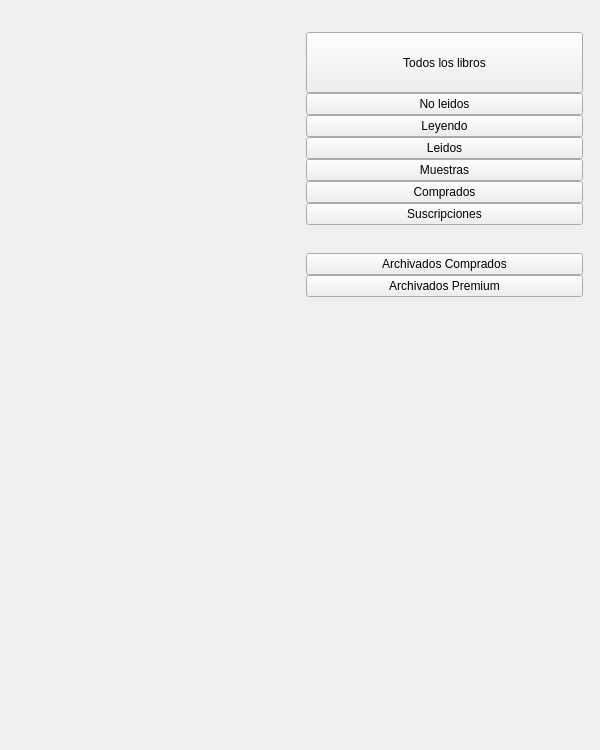
<?xml version="1.0" encoding="UTF-8"?>
<ui version="4.0">
 <class>LibraryBooksSubFilterLayer</class>
 <widget class="QWidget" name="LibraryBooksSubFilterLayer">
  <property name="geometry">
   <rect>
    <x>0</x>
    <y>0</y>
    <width>600</width>
    <height>750</height>
   </rect>
  </property>
  <property name="minimumSize">
   <size>
    <width>600</width>
    <height>750</height>
   </size>
  </property>
  <property name="maximumSize">
   <size>
    <width>600</width>
    <height>750</height>
   </size>
  </property>
  <property name="windowTitle">
   <string>Form</string>
  </property>
  <property name="styleSheet">
   <string notr="true"/>
  </property>
  <layout class="QVBoxLayout" name="verticalLayout_2">
   <property name="spacing">
    <number>0</number>
   </property>
   <property name="margin">
    <number>0</number>
   </property>
   <item>
    <widget class="QLabel" name="spacerTop">
     <property name="text">
      <string/>
     </property>
    </widget>
   </item>
   <item>
    <widget class="QWidget" name="HorizontalCont" native="true">
     <property name="minimumSize">
      <size>
       <width>0</width>
       <height>0</height>
      </size>
     </property>
     <property name="maximumSize">
      <size>
       <width>16777215</width>
       <height>1024</height>
      </size>
     </property>
     <layout class="QHBoxLayout" name="HorizontalContss">
      <property name="spacing">
       <number>0</number>
      </property>
      <property name="leftMargin">
       <number>1</number>
      </property>
      <property name="rightMargin">
       <number>1</number>
      </property>
      <property name="bottomMargin">
       <number>1</number>
      </property>
      <item>
       <spacer name="horizontalSpacer">
        <property name="orientation">
         <enum>Qt::Horizontal</enum>
        </property>
        <property name="sizeHint" stdset="0">
         <size>
          <width>40</width>
          <height>20</height>
         </size>
        </property>
       </spacer>
      </item>
      <item>
       <widget class="QWidget" name="LibraryBooksFilterLayerCont" native="true">
        <property name="sizePolicy">
         <sizepolicy hsizetype="Expanding" vsizetype="Minimum">
          <horstretch>0</horstretch>
          <verstretch>0</verstretch>
         </sizepolicy>
        </property>
        <property name="maximumSize">
         <size>
          <width>382</width>
          <height>800</height>
         </size>
        </property>
        <property name="styleSheet">
         <string notr="true"/>
        </property>
        <layout class="QVBoxLayout" name="verticalLayout_4">
         <property name="spacing">
          <number>0</number>
         </property>
         <property name="bottomMargin">
          <number>1</number>
         </property>
         <item>
          <widget class="QWidget" name="arrowCont" native="true">
           <property name="maximumSize">
            <size>
             <width>16777215</width>
             <height>19</height>
            </size>
           </property>
           <widget class="QLabel" name="topArrowLbl">
            <property name="geometry">
             <rect>
              <x>40</x>
              <y>2</y>
              <width>24</width>
              <height>17</height>
             </rect>
            </property>
            <property name="text">
             <string/>
            </property>
            <property name="indent">
             <number>0</number>
            </property>
           </widget>
          </widget>
         </item>
         <item>
          <widget class="QFrame" name="popupCont">
           <property name="sizePolicy">
            <sizepolicy hsizetype="Preferred" vsizetype="Minimum">
             <horstretch>0</horstretch>
             <verstretch>0</verstretch>
            </sizepolicy>
           </property>
           <property name="minimumSize">
            <size>
             <width>0</width>
             <height>70</height>
            </size>
           </property>
           <property name="maximumSize">
            <size>
             <width>16777215</width>
             <height>1024</height>
            </size>
           </property>
           <layout class="QVBoxLayout" name="verticalLayout">
            <property name="spacing">
             <number>0</number>
            </property>
            <property name="margin">
             <number>0</number>
            </property>
            <item>
             <widget class="QPushButton" name="allBooksBtn">
              <property name="sizePolicy">
               <sizepolicy hsizetype="Expanding" vsizetype="Expanding">
                <horstretch>0</horstretch>
                <verstretch>0</verstretch>
               </sizepolicy>
              </property>
              <property name="minimumSize">
               <size>
                <width>0</width>
                <height>61</height>
               </size>
              </property>
              <property name="focusPolicy">
               <enum>Qt::NoFocus</enum>
              </property>
              <property name="text">
               <string>Todos los libros</string>
              </property>
              <property name="checkable">
               <bool>true</bool>
              </property>
             </widget>
            </item>
            <item>
             <widget class="QPushButton" name="newBooksBtn">
              <property name="text">
               <string>No leidos</string>
              </property>
             </widget>
            </item>
            <item>
             <widget class="QPushButton" name="activeBooksBtn">
              <property name="sizePolicy">
               <sizepolicy hsizetype="Expanding" vsizetype="Expanding">
                <horstretch>0</horstretch>
                <verstretch>0</verstretch>
               </sizepolicy>
              </property>
              <property name="focusPolicy">
               <enum>Qt::NoFocus</enum>
              </property>
              <property name="text">
               <string>Leyendo</string>
              </property>
              <property name="checkable">
               <bool>true</bool>
              </property>
             </widget>
            </item>
            <item>
             <widget class="QPushButton" name="readBooksBtn">
              <property name="text">
               <string>Leidos</string>
              </property>
             </widget>
            </item>
            <item>
             <widget class="QPushButton" name="sampleBooksBtn">
              <property name="sizePolicy">
               <sizepolicy hsizetype="Expanding" vsizetype="Expanding">
                <horstretch>0</horstretch>
                <verstretch>0</verstretch>
               </sizepolicy>
              </property>
              <property name="focusPolicy">
               <enum>Qt::NoFocus</enum>
              </property>
              <property name="text">
               <string>Muestras</string>
              </property>
              <property name="checkable">
               <bool>true</bool>
              </property>
             </widget>
            </item>
            <item>
             <widget class="QPushButton" name="purchasedBooksBtn">
              <property name="text">
               <string>Comprados</string>
              </property>
             </widget>
            </item>
            <item>
             <widget class="QPushButton" name="subscriptionBooksBtn">
              <property name="focusPolicy">
               <enum>Qt::NoFocus</enum>
              </property>
              <property name="text">
               <string>Suscripciones</string>
              </property>
             </widget>
            </item>
            <item>
             <widget class="QLabel" name="separatorLbl">
              <property name="text">
               <string/>
              </property>
             </widget>
            </item>
            <item>
             <widget class="QLabel" name="spacingLayerLbl">
              <property name="text">
               <string/>
              </property>
             </widget>
            </item>
            <item>
             <widget class="QPushButton" name="archivedBtn">
              <property name="sizePolicy">
               <sizepolicy hsizetype="Expanding" vsizetype="Expanding">
                <horstretch>0</horstretch>
                <verstretch>0</verstretch>
               </sizepolicy>
              </property>
              <property name="focusPolicy">
               <enum>Qt::NoFocus</enum>
              </property>
              <property name="text">
               <string>Archivados Comprados</string>
              </property>
              <property name="checkable">
               <bool>true</bool>
              </property>
             </widget>
            </item>
            <item>
             <widget class="QPushButton" name="archivedPremiumBtn">
              <property name="text">
               <string>Archivados Premium</string>
              </property>
             </widget>
            </item>
           </layout>
          </widget>
         </item>
         <item>
          <spacer name="verticalSpacer_2">
           <property name="orientation">
            <enum>Qt::Vertical</enum>
           </property>
           <property name="sizeHint" stdset="0">
            <size>
             <width>20</width>
             <height>40</height>
            </size>
           </property>
          </spacer>
         </item>
        </layout>
       </widget>
      </item>
      <item>
       <widget class="QLabel" name="spacerLeft">
        <property name="text">
         <string/>
        </property>
       </widget>
      </item>
     </layout>
    </widget>
   </item>
   <item>
    <spacer name="verticalSpacer">
     <property name="orientation">
      <enum>Qt::Vertical</enum>
     </property>
     <property name="sizeHint" stdset="0">
      <size>
       <width>20</width>
       <height>40</height>
      </size>
     </property>
    </spacer>
   </item>
  </layout>
 </widget>
 <resources>
  <include location="../Library1024.qrc"/>
 </resources>
 <connections/>
</ui>
